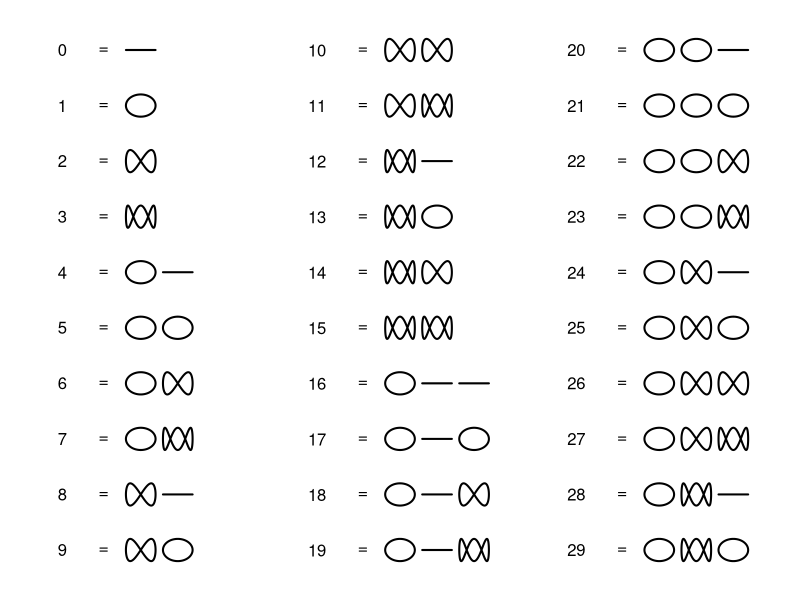
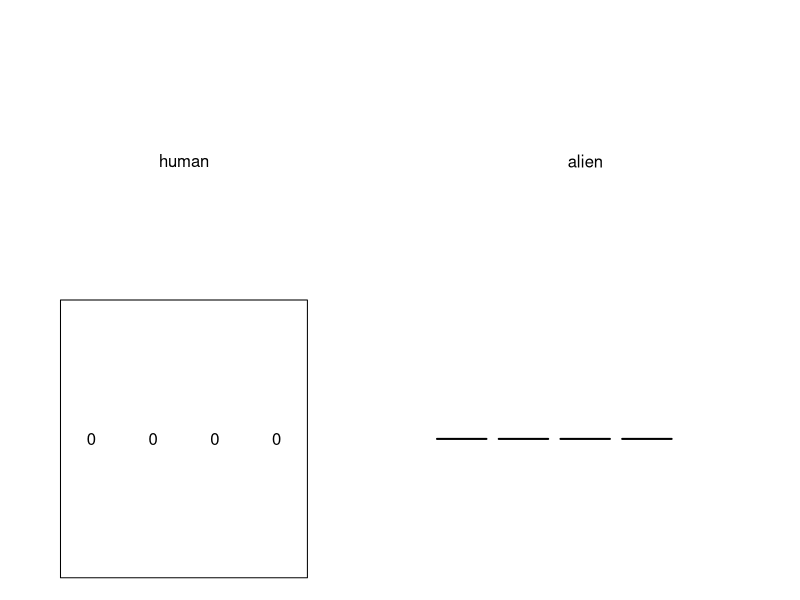
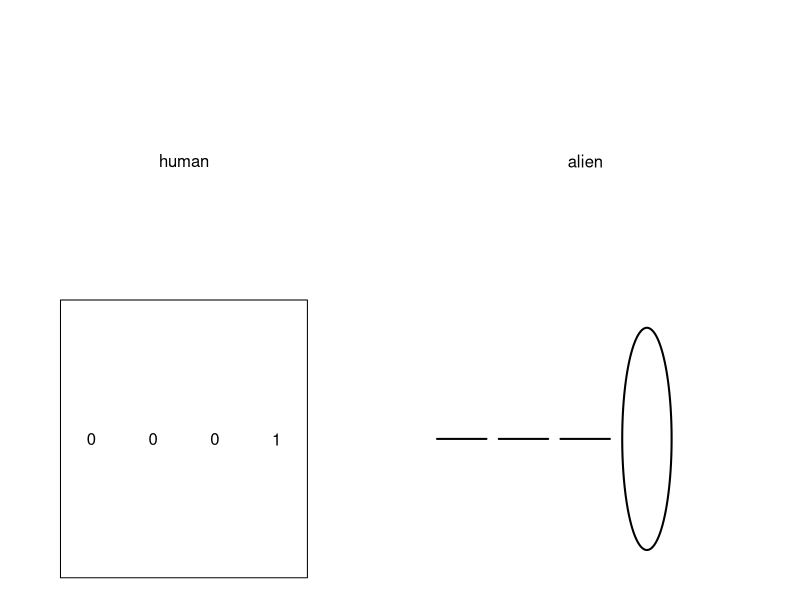
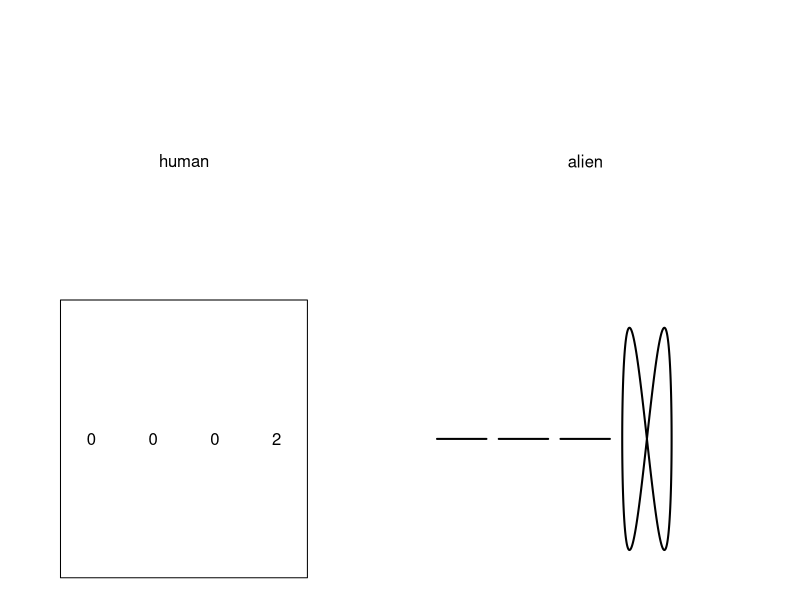
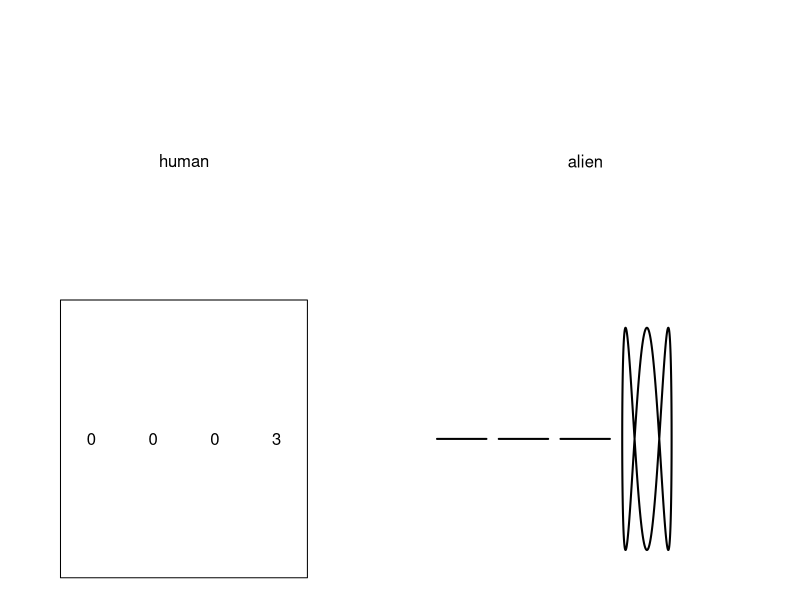
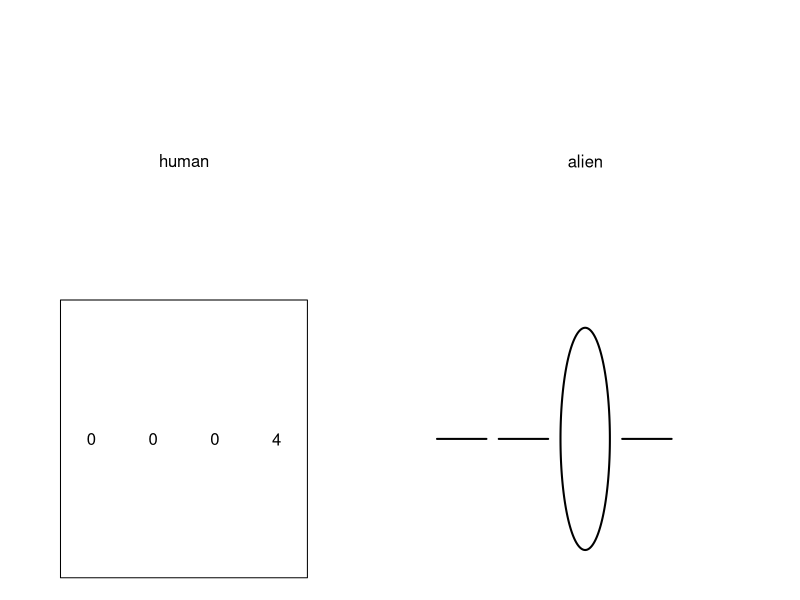
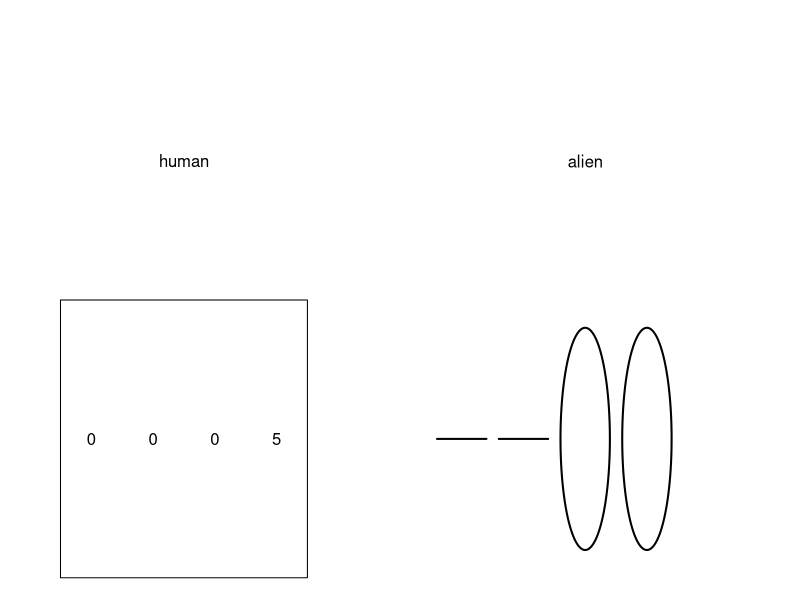
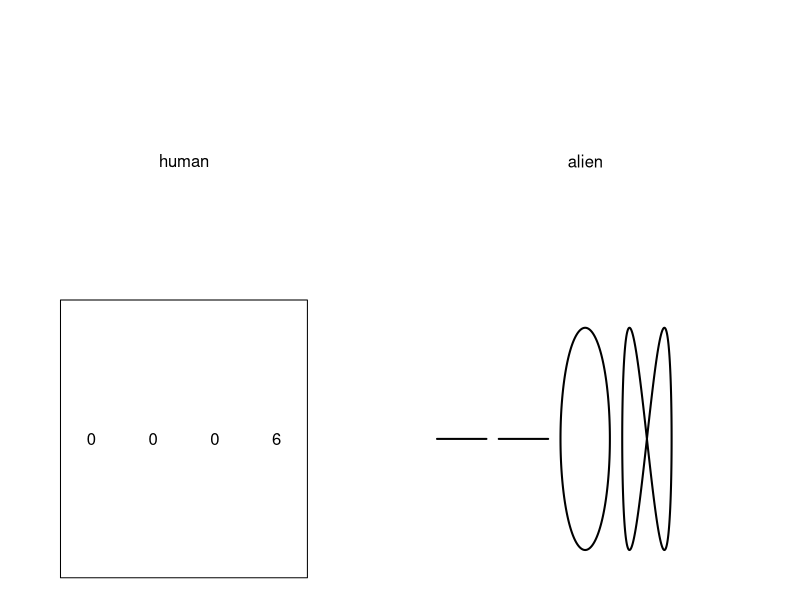

R code for these plots, in order:
## ---- chunk 1
options(scipen=99)
b = 4
while(T){
    ndigs = sample(5:7,1)
    digits = c(sample(1:(b-1),1),sample(0:(b-1),ndigs-1,T))
    if(length(unique(digits))==b){break}
}
tot = 0
for(i in 1:ndigs){
    tot = tot + digits[i]*b^(ndigs-i)
}

aldig = function(x=0,y=0,n=0,r=0.4,lwd=2){
    th = seq(0,2*pi,pi/1000)
    xs = x+r*cos(th)
    ys = y+r*sin(n*th)
    lines(xs,ys,lwd=lwd)
}

aln = function(xlc=0,ylc=0,digs=c(2,1,0),r=0.4,lwd=2,deltax=1){
    for(i in 1:length(digs)){
        aldig(xlc+deltax*(i-1),ylc,digs[i],r=r,lwd=lwd)
    }
}

zaln = function(xlc=0,ylc=0,digs=c(2,1,0),r=0.4,lwd=2,deltax=1,nd=6){
    nlz = max(c(nd-length(digs),0))
    ddd = c(rep(0,nlz),digs)
    for(i in 1:length(ddd)){
        aldig(xlc+deltax*(i-1),ylc,ddd[i],r=r,lwd=lwd)
    }
}

adig = function(n,b=4){
    if(n>0){
        greatest_pow = floor(log(n)/log(b))
    } else {
        return(0)
    }
    tot = n
    digs = numeric()
    for(i in greatest_pow:0){
        dig = tot %/% (b^i)
        digs = c(digs,dig)
        tot = tot-dig*b^i
    }
    return(digs)
}


## ---- chunk 2

par(mar=c(0,0,0,0))
plot(0,0,"n",axes=F,ann=F,xlim=c(0,20),ylim=c(0,20))
ccen = c(2,9,16)
for(i in 0:29){
    col = i%/%10
    row = i%%10
    # dd = adig(i,b)
    text(ccen[col+1],20-row*2-1,"=")
    text(ccen[col+1]-1,20-row*2-1,i,adj=1)
    dd = adig(i,4)
    aln(ccen[col+1]+1,20-row*2-1,dd)
}

## ---- chunk 3
par(mar=c(0,0,0,0))

for(i in 0:100){
    plot(0,0,"n",axes=F,ann=F,xlim=c(0,12),ylim=c(0,2))
    text(2.5,1.5,"human")
    thos = i %/% 1000
    huns = (i-thos*1000) %/% 100
    tens = (i-thos*1000-huns*100) %/% 10
    ones = i-thos*1000-huns*100-tens*10
    text(1,0.5,thos)
    text(2,0.5,huns)
    text(3,0.5,tens)
    text(4,0.5,ones)
    polygon(c(0.5,4.5,4.5,0.5),c(0,0,1,1))
    
    dd = adig(i,b)
    
    text(9,1.5,"alien")
    zaln(7,0.5,dd,r=0.4,nd = 4)
}




## ---- chunk 4
par(mar=c(0,0,0,0))
plot(0,0,"n",axes=F,ann=F,xlim=c(0,9),ylim=c(0,1))
for(i in 1:ndigs){
    aln(i,0.5,digits[i],r=0.4,lwd=4)
}
